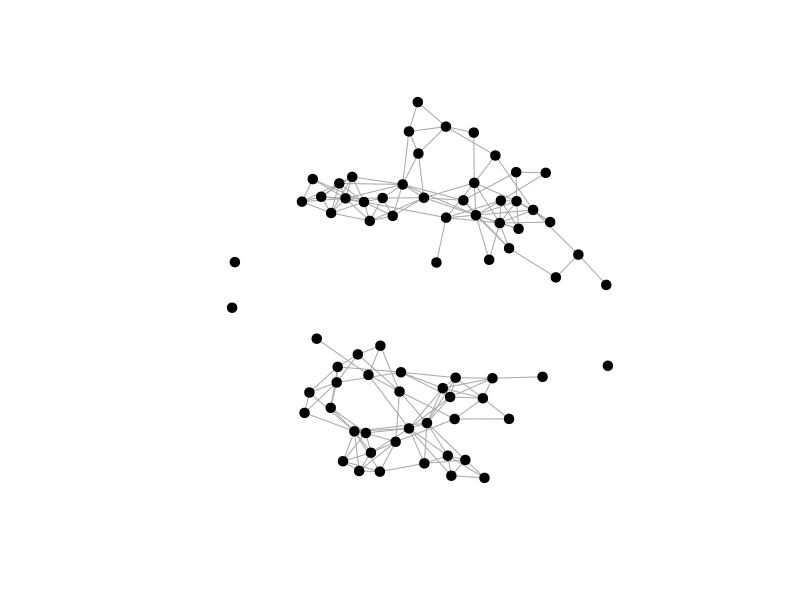
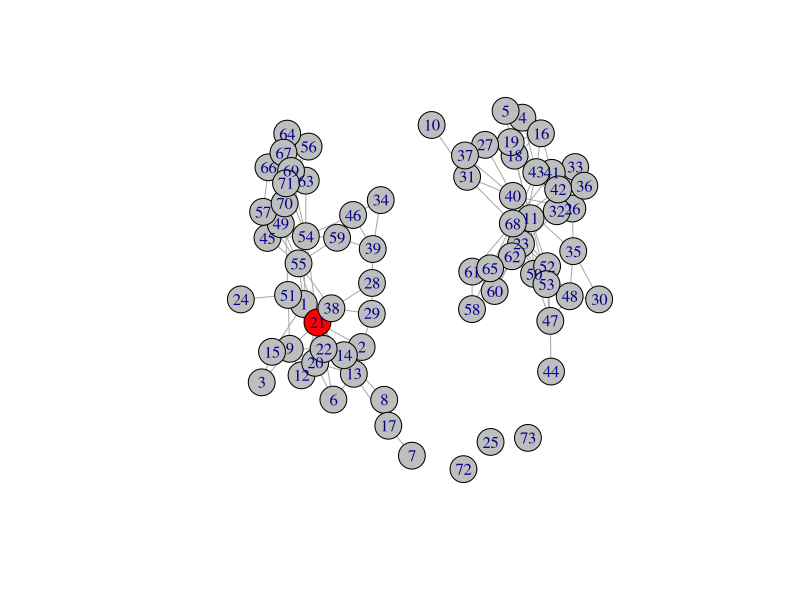
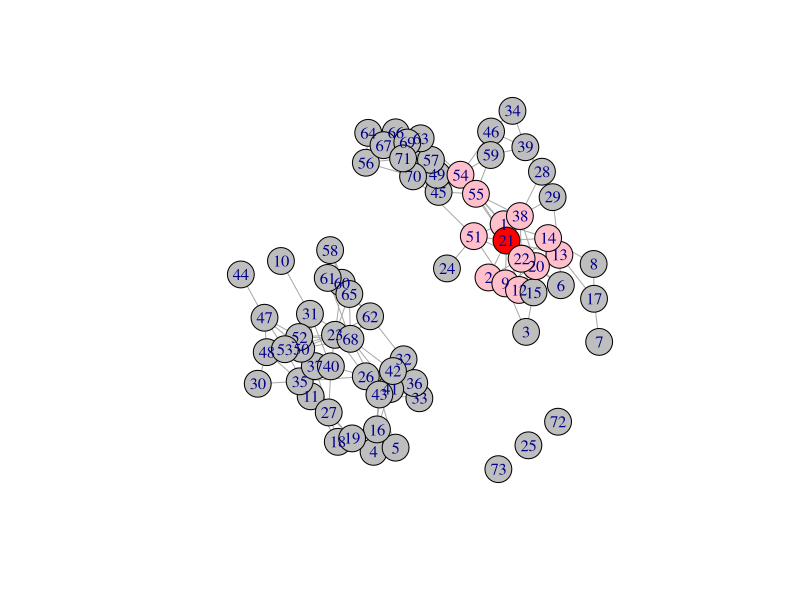
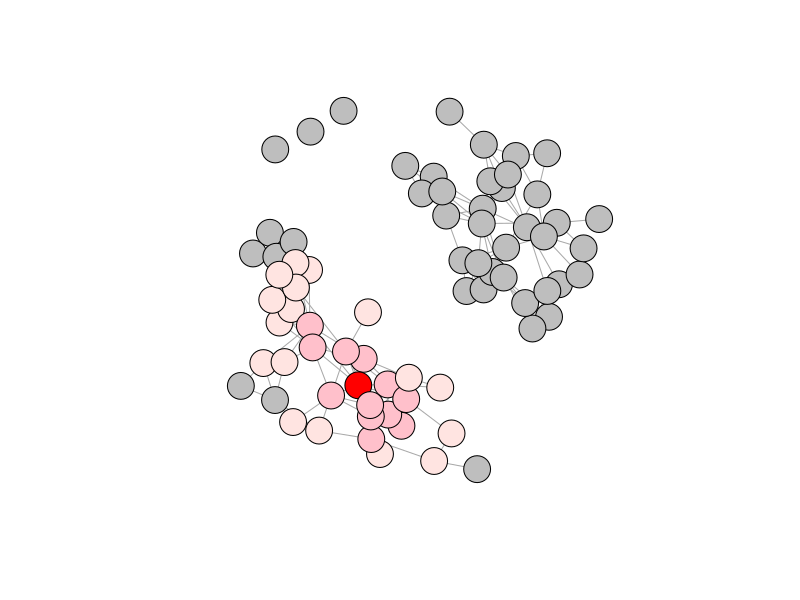

R code for these plots, in order:
#### Preamble ####
# Purpose: POL304 Week 10 Network Analysis
# Author: Talia Fabregas
# Date: 18 March 2024
# Contact: talia.fabregas@mail.utoronto.ca

#### Workplace Setup ####
library(sna)
library(igraph)

#### Network Analysis Examples ####

# load the coleman data
# display rows 1 to 10, columns 1 to 10
# 10x10 adjacency matrix for friendships in the coleman data
# friendship network
data(coleman)
coleman[1,1:10,1:10]

# make a network graph
# convert adjacency matrix into igraph object
ggraph<-graph_from_adjacency_matrix(coleman[1,,], mode="undirected", diag=FALSE)
# plot it
plot(ggraph, vertex.color="black", vertex.size=5, vertex.label=NA)

degree.cent <- igraph::degree(ggraph)
degree.cent

## visualize information speed
V(ggraph)$color <- ifelse(V(ggraph)$name == 21, "red", "grey")
plot(ggraph)

## shortest path of 1
neighbors(ggraph,21)
V(ggraph)$color <- ifelse(V(ggraph)$name %in% neighbors(ggraph,21), "pink", "grey")
V(ggraph)$color[V(ggraph)$name == 21]<- "red"
plot(ggraph)

## shortest path of 2
mynet<-as.matrix(igraph::as_adj(ggraph))
mynet2<-mynet%*%mynet
diag(mynet2)<-0 #a node cannot be connected to itself
neighbors2<-names(mynet2[21,][mynet2[21,]>0])
neighbors2

V(ggraph)$color <- ifelse(V(ggraph)$name %in% neighbors2, "mistyrose", "grey")
V(ggraph)$color[V(ggraph)$name %in% neighbors(ggraph,21)]<- "pink"
V(ggraph)$color[V(ggraph)$name == 21]<- "red"
plot(ggraph, vertex.label=NA)

el <- matrix( c("1", "2", "1", "3","2","3","3","5","2","4","2","5","3","4","4","5","4","7","6","5","5","7","6","7","6","8", "8","9","9","10", "8","12", "11","12",  "12","13","12","14","12","15","12","16"), nc = 2, byrow = TRUE)
g<-graph_from_edgelist(el, directed=F)
